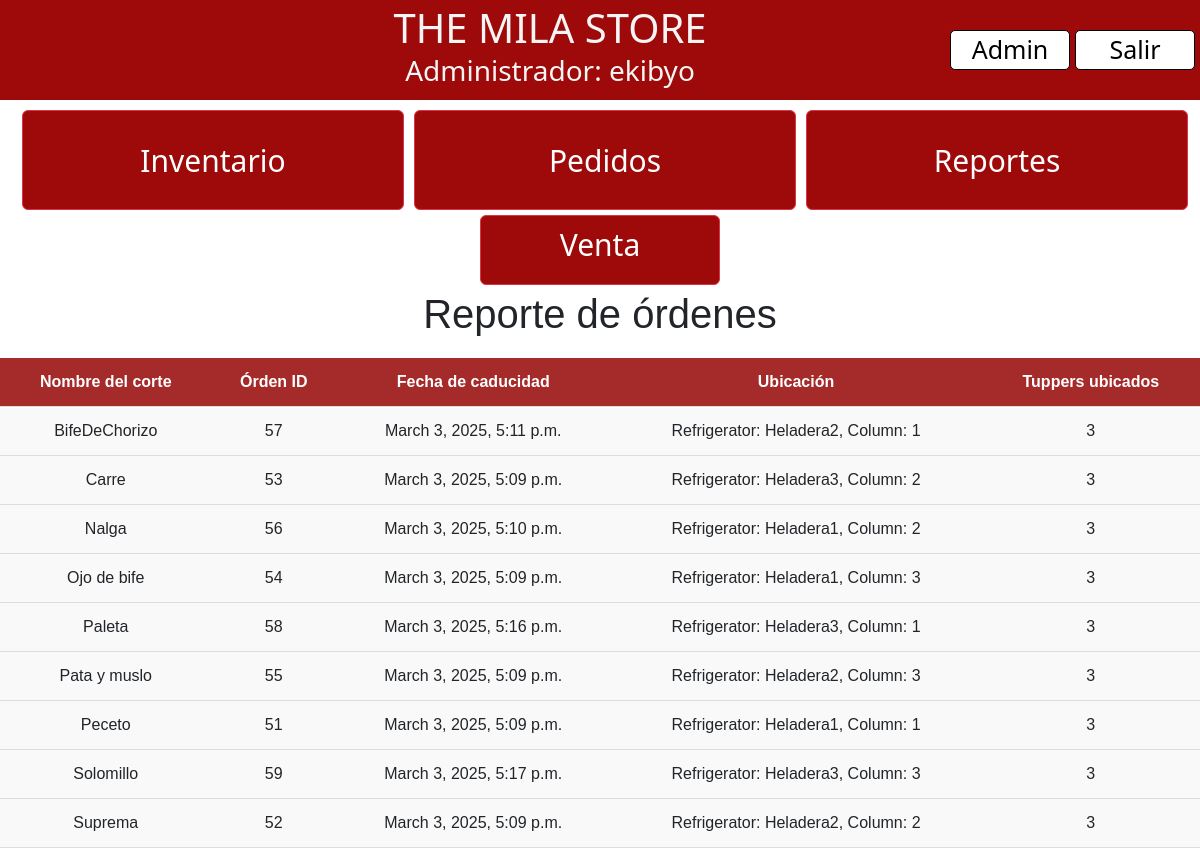
Screenshot of /expiration/ (signed in) with the database file from the repository.
### inventory/models.py (models this page shows, shortened)
class OrderAllocation(models.Model):
    order = models.ForeignKey(Order, related_name='allocations', on_delete=models.CASCADE)
    column = models.ForeignKey(Column, on_delete=models.CASCADE)
    tuppers_allocated = models.IntegerField()

class Order(models.Model):
    cut = models.ForeignKey(Cut, on_delete=models.CASCADE)
    tuppers_requested = models.IntegerField()
    created_at = models.DateTimeField(auto_now_add=True)
    tuppers_remaining = models.IntegerField()
    scheduled_date = models.DateTimeField(blank=True, null=True)
    expiration_date = models.DateTimeField(blank=True, null=True)

class Cut(models.Model):
    name = models.CharField(max_length=100)
    milas_per_tupper = models.IntegerField()
    reorder_threshold = models.IntegerField(default=10)
    reorder_tuppers = models.IntegerField(default=10)
    is_order_pending = models.BooleanField(default=False)
    color = ColorField(default='#FF0000')
    unit_price = models.DecimalField(max_digits=10, decimal_places=2, default=0.00, null=True, blank=True)
    days_until_expiration = models.IntegerField(default=180)

class Column(models.Model):
    refrigerator = models.ForeignKey(Refrigerator, on_delete=models.CASCADE)
    capacity = models.IntegerField(validators=[MinValueValidator(1)])
    def __str__(self):
        try:
            column_ids = list(Column.objects.filter(refrigerator=self.refrigerator).order_by('id').values_list('id', flat=True))
            column_index = column_ids.index(self.id) + 1
            return f"Refrigerator: {self.refrigerator.name}, Column: {column_index}"
        except (ValueError, AttributeError):
            return f"Refrigerator: {self.refrigerator.name}"

class Refrigerator(models.Model):
    name = models.CharField(max_length=100)

### inventory/views.py (the view)
# urls.py: path('expiration/', views.expiration_tracking_view, name='reports'),
def expiration_tracking_view(request):
    allocations = OrderAllocation.objects.select_related('order', 'order__cut', 'column').order_by('order__cut__name', 'order__expiration_date')
    grouped_allocations = defaultdict(list)
    for allocation in allocations:
        grouped_allocations[allocation.order.id].append(allocation)
    context = {
        'grouped_allocations': dict(grouped_allocations),  # Convert to regular dict for easier template access
    }
    return render(request, 'inventory/reports.html', context)

### inventory/templates/inventory/reports.html (shortened to what this page needs)
{% extends 'base.html' %}
{% load static %}
{% block css_files %}
    <link rel="stylesheet" href="{% static 'inventory/reports.css' %}">
{% endblock %}
{% block content %}
    <h1 id="nombre">Reporte de órdenes</h1>
    <table class="reporte-table">
        <thead>
        <tr>
            <th>Nombre del corte</th>
            <th>Órden ID</th>
            <th>Fecha de caducidad</th>
            <th>Ubicación</th>
            <th>Tuppers ubicados</th>
        </tr>
        </thead>
        <tbody>
        {% for order_id, allocations in grouped_allocations.items %}
            {% if allocations %}
                <tr>
                    <td rowspan="{{ allocations|length }}">{{ allocations.0.order.cut.name }}</td>
                    <td rowspan="{{ allocations|length }}">{{ allocations.0.order.id }}</td>
                    <td rowspan="{{ allocations|length }}">{{ allocations.0.order.expiration_date }}</td>
                    <td>{{ allocations.0.column }}</td>
                    <td>{{ allocations.0.tuppers_allocated }}</td>
                </tr>
            {% endif %}
        {% endfor %}
        </tbody>
    </table>
{% endblock %}

### templates/base.html (shortened to what this page needs)
{% load static %}
<!DOCTYPE html>
<html lang="esp">
<head>
    <link href="https://cdn.jsdelivr.net/npm/bootstrap@5.3.3/dist/css/bootstrap.min.css" rel="stylesheet"
>
    <link rel="stylesheet" href="{% static "base.css" %}">
    {% block css_files %}{% endblock %}
</head>
<body>
    <header id="navbar">
        <div id="tit">
            <h1>THE MILA STORE </h1>
            <h3>{% if user.is_staff or user.is_superuser %}Administrador{% else %}Empleado{% endif %}: {{ user.username }}</h3>
        </div>
        {% if user.is_staff or user.is_superuser %}
            <a href="{% url 'admin:index' %}" id="secondary">Admin</a>
        {% endif %}
        <a href="{% url 'logout' %}" id="secondary">Salir</a>
    </header>
    <div class="container-fluid">
        <a href="{% url 'inventory' %}"><button type="button" class="btn btn-danger">Inventario</button></a>
        <a href="{% url 'orders' %}"><button type="button" class="btn btn-danger">Pedidos</button></a>
        <a href="{% url 'reports' %}"><button type="button" class="btn btn-danger">Reportes</button></a>
    </div>
    <div  class="centered-container" >
    <a href="{% url 'sell_milas' %}" id="ventanaventa" class="btn btn-danger venta" >Venta</a>
    </div>
        {% block content %}
    {% endblock %}
</body>
</html>

### static/base.css (style rules this page uses)
html,body { margin: 0; }
header { display: flex; align-items: center; justify-content: space-between; background-color:#9e0909; font-size: 30px; width: 100%; height: 100px; color: whitesmoke; }
.btn-danger { width:100%; height: 100px; font-size:30px; margin:5px; background-color:#9e0909; }
.container-fluid { width:100%; display:flex; flex-direction:row; }
.container-fluid a, button { width:40%; height: 100px; font-size:25px; margin:5px; }
#secondary { text-align: center; width: 10%; background-color: white; color: black; margin-right: 5px; font-size: 25px; border: 1px solid black; text-decoration: none; border-radius: 5px; transition: background-color 0.3s, color 0.3s; }
#tit { padding-left:150px; margin:auto; text-align: center; }
h1 { text-align: center; display: inline-block; margin: 0; }
.venta { width: 20%; height: 70px; background-color:#9e0909; margin-left:40%; color:white; font-size:30px; }
.centered-container { display: flex; }

### inventory/static/inventory/reports.css (style rules this page uses)
.reporte-table { width: 100%; border-collapse: collapse; font-family: Arial, sans-serif; margin-top: 20px; }
th, td { padding: 12px; text-align: center; border-bottom: 1px solid #ddd; }
th { background-color: brown; color: white; font-weight: bold; }
table tr { background-color: #f9f9f9; }
#nombre { font-family: Vegur, 'PT Sans', Verdana, sans-serif; display: block; }

### rows the page displays
OrderAllocation: order.name "BifeDeChorizo", order "57", order.expiration_date "March 3, 2025, 5:11 p.m.", column.name "Refrigerator: Heladera2, Column: 1", tuppers_allocated "3"
OrderAllocation: order.name "Carre", order "53", order.expiration_date "March 3, 2025, 5:09 p.m.", column.name "Refrigerator: Heladera3, Column: 2", tuppers_allocated "3"
OrderAllocation: order.name "Nalga", order "56", order.expiration_date "March 3, 2025, 5:10 p.m.", column.name "Refrigerator: Heladera1, Column: 2", tuppers_allocated "3"
OrderAllocation: order.name "Ojo de bife", order "54", order.expiration_date "March 3, 2025, 5:09 p.m.", column.name "Refrigerator: Heladera1, Column: 3", tuppers_allocated "3"
OrderAllocation: order.name "Paleta", order "58", order.expiration_date "March 3, 2025, 5:16 p.m.", column.name "Refrigerator: Heladera3, Column: 1", tuppers_allocated "3"
OrderAllocation: order.name "Pata y muslo", order "55", order.expiration_date "March 3, 2025, 5:09 p.m.", column.name "Refrigerator: Heladera2, Column: 3", tuppers_allocated "3"
OrderAllocation: order.name "Peceto", order "51", order.expiration_date "March 3, 2025, 5:09 p.m.", column.name "Refrigerator: Heladera1, Column: 1", tuppers_allocated "3"
OrderAllocation: order.name "Solomillo", order "59", order.expiration_date "March 3, 2025, 5:17 p.m.", column.name "Refrigerator: Heladera3, Column: 3", tuppers_allocated "3"
OrderAllocation: order.name "Suprema", order "52", order.expiration_date "March 3, 2025, 5:09 p.m.", column.name "Refrigerator: Heladera2, Column: 2", tuppers_allocated "3"

### other values shown
{{ user.username }} "ekibyo"
